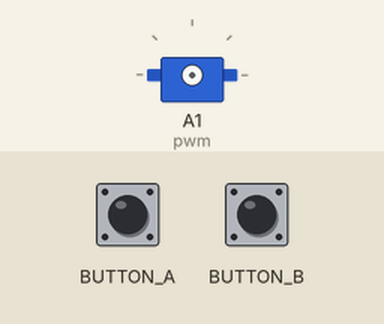
A program run on a simulated Circuit Playground running CircuitPython. Parts: servo. The test bench sets the inputs (shaded band).

Above: at 1.2 s.
1.3 s: button A pressed for 0.15 s
2.9 s: button B pressed for 0.15 s
At 3.2 s:
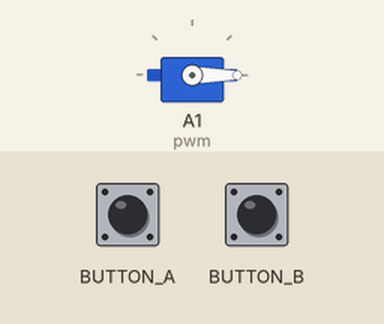
4.5 s: button A pressed for 1 s
At 5.6 s:
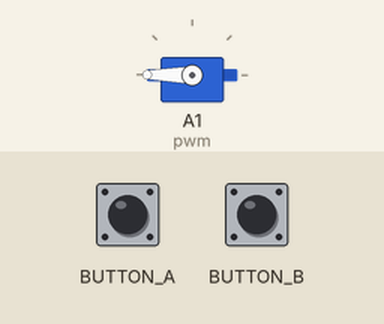
7.0 s: button B pressed for 1 s
At 7.5 s:
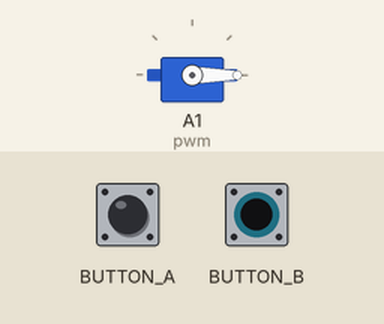
Timing chart, 0 to 10.0 s (numbered marks = the images above; inputs shaded):
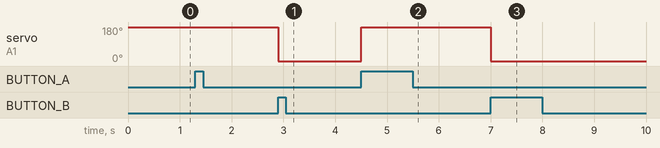

Measured:
- after the input at 2.9 s, servo on A1 (pwm): 180° → 0° at once
- after the input at 4.5 s, servo on A1 (pwm): 0° → 180° at once
- after the input at 7.0 s, servo on A1 (pwm): 180° → 0° at once

The program:

buttons_servo.py
```python
"""This example requires a servo. Talk to the team to get one!

Connect the blue clip (on the yellow wire) on the servo to pad A1.
Connect the black clip (on the brown wire) on the servo to a GND pad.
Connect the red clip (on the red wire) on the servo to a 3.3v pad.

THIS EXAMPLE REQUIRES A SEPARATE LIBRARY BE LOADED ONTO YOUR CIRCUITPY DRIVE.
This example requires the adafruit_motor library.

Press the buttons to watch the servo rotate!"""
import board
import pwmio
from adafruit_motor import servo
from adafruit_circuitplayground import cp

pwm = pwmio.PWMOut(board.A1, duty_cycle=2 ** 15, frequency=50)
servo = servo.Servo(pwm)

while True:
    if cp.button_a:
        servo.angle = 180
    elif cp.button_b:
        servo.angle = 0
```
